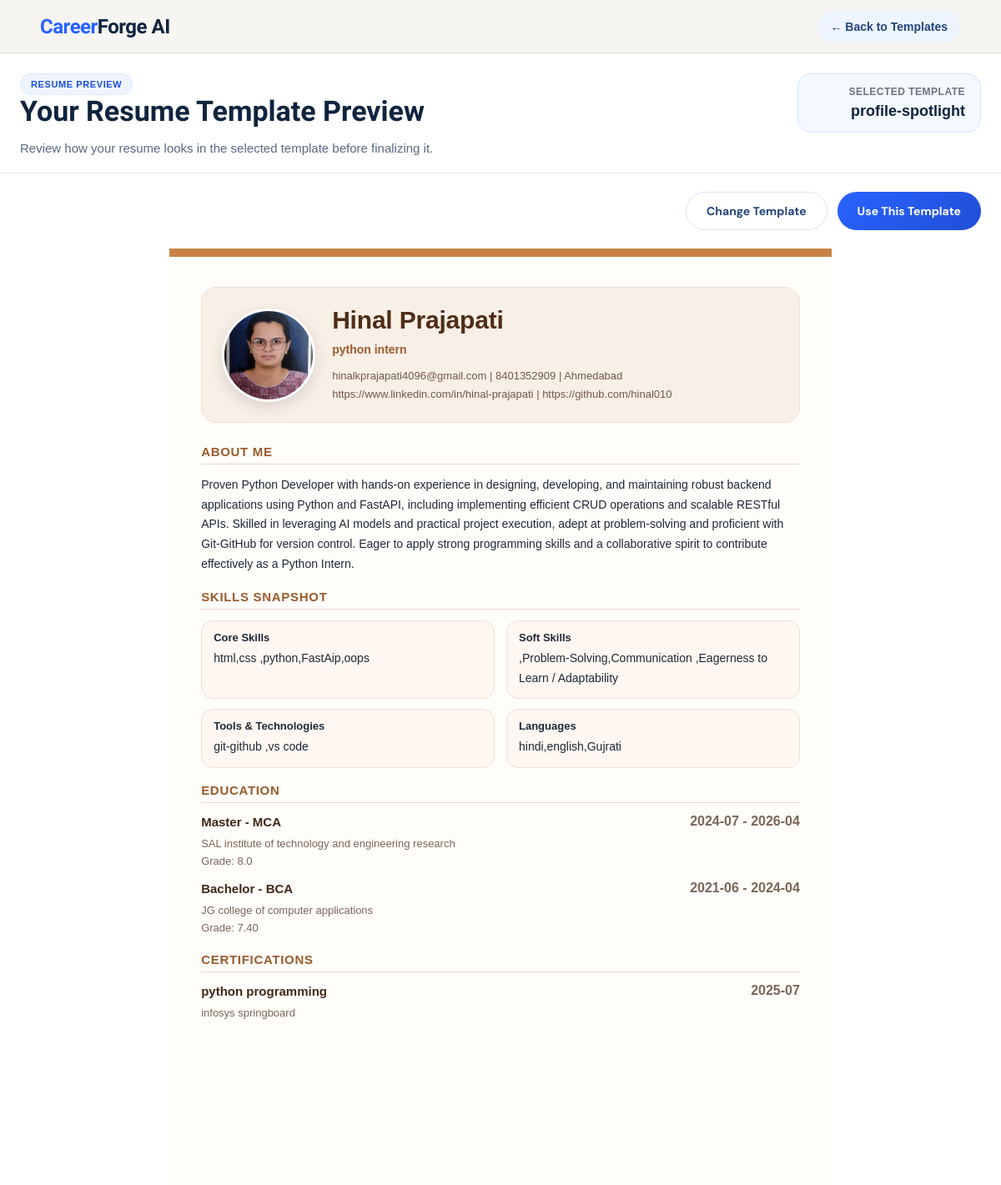
Page /resume_preview?template=profile-spotlight (signed in) on the earlier database version.
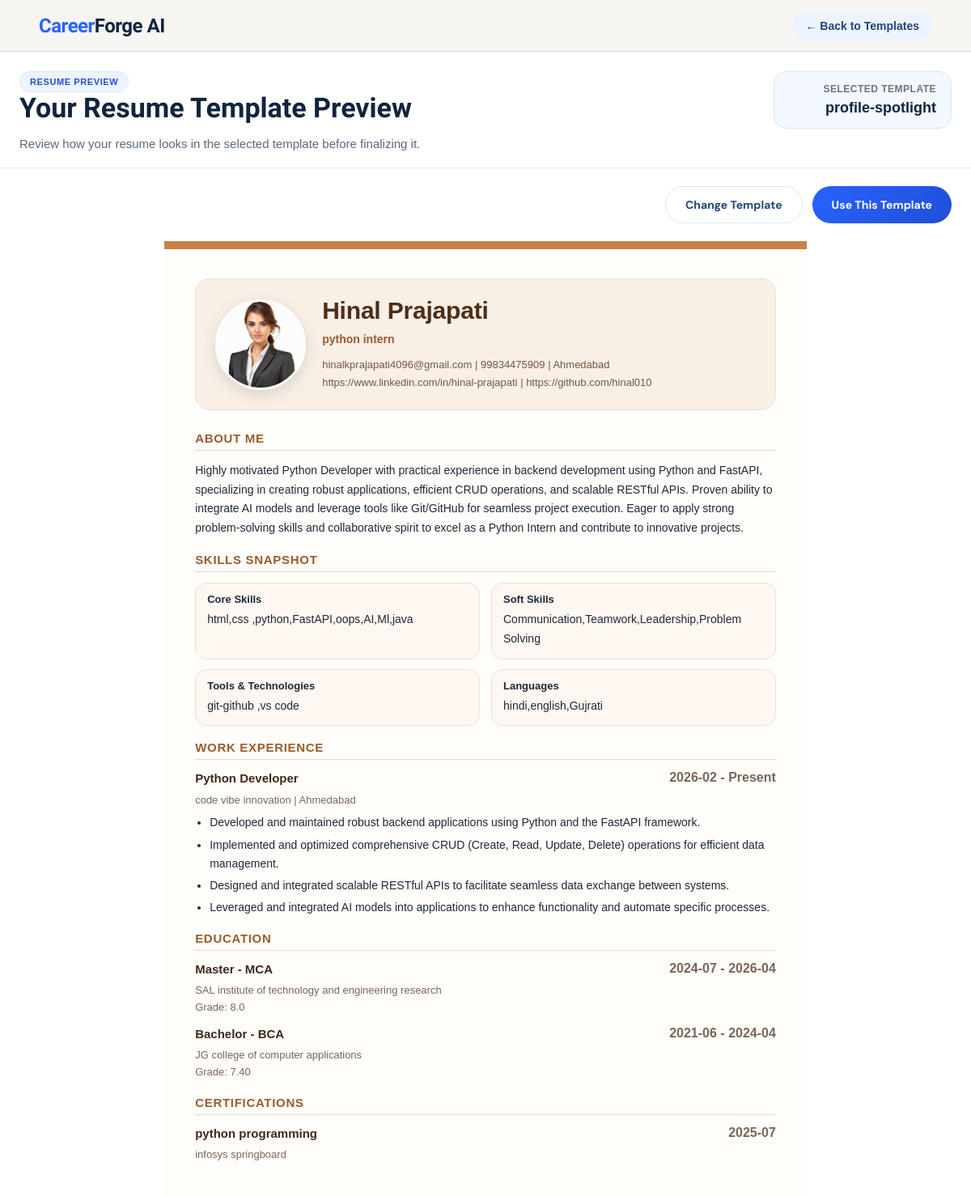
Same page on the later database version.
### tables this page shows
CREATE TABLE user_profile (
    id INTEGER PRIMARY KEY AUTOINCREMENT,
    user_id INTEGER UNIQUE,
    full_name TEXT,
    email TEXT,
    contact TEXT,
    location TEXT,
    country TEXT,
    linkedin TEXT,
    github TEXT,
    photo TEXT,
    FOREIGN KEY (user_id) REFERENCES users(id) ON DELETE CASCADE
);

CREATE TABLE professional_summary (
    id INTEGER PRIMARY KEY AUTOINCREMENT,
    user_id INTEGER UNIQUE,
    professional_summary TEXT,
    FOREIGN KEY (user_id) REFERENCES users(id) ON DELETE CASCADE
);

CREATE TABLE user_skills (
    id INTEGER PRIMARY KEY AUTOINCREMENT,
    user_id INTEGER UNIQUE,
    job_role_id INTEGER,
    custom_job_role TEXT,
    core_skills TEXT,
    soft_skills TEXT,
    tools_technologies TEXT,
    languages TEXT,
    missing_skills_suggestions TEXT,
    FOREIGN KEY (user_id) REFERENCES users(id) ON DELETE CASCADE,
    FOREIGN KEY (job_role_id) REFERENCES job_title_master(id)
);

CREATE TABLE education (
    id INTEGER PRIMARY KEY AUTOINCREMENT,
    user_id INTEGER NOT NULL,
    degree_id INTEGER,
    course_id INTEGER,
    institution_id INTEGER,
    location TEXT,
    start_month TEXT,
    end_month TEXT,
    grade TEXT, custom_degree TEXT, custom_course TEXT, custom_institution TEXT,
    FOREIGN KEY (user_id) REFERENCES users(id) ON DELETE CASCADE,
    FOREIGN KEY (degree_id) REFERENCES degree_master(id),
    FOREIGN KEY (course_id) REFERENCES course_master(id),
    FOREIGN KEY (institution_id) REFERENCES institute_master(id)
);

CREATE TABLE certification (
    id INTEGER PRIMARY KEY AUTOINCREMENT,
    user_id INTEGER NOT NULL,
    certificate_name TEXT NOT NULL,
    organization TEXT NOT NULL,
    certificate_date TEXT NOT NULL,
    FOREIGN KEY (user_id) REFERENCES users(id) ON DELETE CASCADE
);

CREATE TABLE experience (
    id INTEGER PRIMARY KEY AUTOINCREMENT,
    user_id INTEGER NOT NULL,
    job_title_id INTEGER,
    custom_job_title TEXT,
    experience_type_id INTEGER,
    company_name TEXT,
    location TEXT,
    start_month TEXT,
    end_month TEXT,
    currently_working INTEGER DEFAULT 0,
    description TEXT,
    FOREIGN KEY (user_id) REFERENCES users(id) ON DELETE CASCADE,
    FOREIGN KEY (job_title_id) REFERENCES job_title_master(id),
    FOREIGN KEY (experience_type_id) REFERENCES experience_type_master(id)
);

### main.py (the view)
@app.get("/resume_preview", response_class=HTMLResponse)
def resume_preview_page(
    request: Request,
    template: str = Query(None)
):
    user = require_login(request)
    if isinstance(user, RedirectResponse):
        return user
    template_map = {
        "classic-edge": "resume_templates/classic_edge.html",
        "nova-grid": "resume_templates/nova_grid.html",
        "profile-spotlight": "resume_templates/profile_spotlight.html",
        "pure-ats": "resume_templates/pure_ats.html",
        "executive-line": "resume_templates/executive_line.html",
        "soft-modern": "resume_templates/soft_modern.html",
    }
    selected_row = get_selected_template(user["id"])
    if template in template_map:
        selected_template_name = template
    elif selected_row and selected_row.get("template_name") in template_map:
        selected_template_name = selected_row["template_name"]
    else:
        selected_template_name = "classic-edge"
    template_file = template_map[selected_template_name]
    profile = get_user_profile(user["id"])
    educations = get_education(user["id"])
    experiences = get_experience(user["id"])
    skills = get_skills(user["id"])
    projects = get_projects(user["id"])
    certifications = get_certifications(user["id"])
    summary_row = get_professional_summary(user["id"])
    if skills:
        skills["job_role_text"] = get_job_role_text_from_skills(skills)
    show_experience = len(experiences) > 0 and user.get("is_fresher", 0) == 0
    return templates.TemplateResponse(
        request,
        "resume_preview.html",
        {
            "request": request,
            "user": user,
            "profile": profile,
            "educations": educations,
            "experiences": experiences,
            "show_experience": show_experience,
            "skills": skills,
            "projects": projects,
            "certifications": certifications,
            "saved_summary": summary_row["professional_summary"] if summary_row else "",
            "selected_template_name": selected_template_name,
            "template_file": template_file
        }
    )

### template/resume_preview.html (shortened to what this page needs)
<!DOCTYPE html>
<html lang="en">
<head>
    <link rel="stylesheet" href="/static/resume_preview.css">
    <link rel="stylesheet" href="/static/resume_pdf.css">
</head>
<body>
    <div class="page-wrapper">
        <header class="topbar">
            <div class="logo"><span>Career</span>Forge AI</div>
            <div class="topbar-actions">
                <a href="/choose_template" class="back-link">← Back to Templates</a>
            </div>
        </header>
        <section class="preview-header">
            <div class="preview-header-left">
                <p class="preview-badge">Resume Preview</p>
                <h1>Your Resume Template Preview</h1>
                <p class="preview-subtext">
                    Review how your resume looks in the selected template before finalizing it.
                </p>
            </div>
            <div class="preview-header-right">
                <div class="selected-template-box">
                    <span class="selected-label">Selected Template</span>
                    <strong id="selectedTemplateName">
                        {{ selected_template_name if selected_template_name else "classic-edge" }}
                    </strong>
                </div>
            </div>
        </section>
        <section class="preview-actions-bar">
            <button type="button" class="secondary-btn" onclick="window.location.href='/choose_template'">
                Change Template
            </button>
            <button type="button" class="primary-btn" onclick="useTemplate()">
                Use This Template
            </button>
        </section>
        <main class="preview-main">
            <div class="resume-shell">
                <div class="resume-paper template-{{ selected_template_name if selected_template_name else 'classic-edge' }}" id="resumePaper">
                    {% include template_file %}
                </div>
            </div>
        </main>
    </div>
</body>
</html>

### template/resume_templates/profile_spotlight.html (shortened to what the changed rows need)
<div class="resume-template profile-spotlight-template">
    <header class="spotlight-header">
        <div class="spotlight-left">
            {% if profile and profile.photo %}
            <div class="profile-photo-wrap">
                <img src="{{ profile.photo }}" alt="Profile Photo" class="profile-photo">
            </div>
            {% endif %}
        </div>
        <div class="spotlight-right">
            <h1>{{ profile.full_name if profile and profile.full_name else user.full_name }}</h1>
            <p class="headline-role">
                {% if skills and skills.job_role_text %}
                    {{ skills.job_role_text }}
                {% else %}
                    Professional Resume
                {% endif %}
            </p>
            <div class="resume-contact">
                {% if profile and profile.email %}<span>{{ profile.email }}</span>{% endif %}
                {% if profile and profile.contact %}<span> | {{ profile.contact }}</span>{% endif %}
                {% if profile and profile.location %}<span> | {{ profile.location }}</span>{% endif %}
            </div>
            <div class="resume-contact">
                {% if profile and profile.linkedin %}<span>{{ profile.linkedin }}</span>{% endif %}
                {% if profile and profile.github %}<span> | {{ profile.github }}</span>{% endif %}
            </div>
        </div>
    </header>
    {% if saved_summary %}
    <section class="resume-section">
        <h2>About Me</h2>
        <p>{{ saved_summary }}</p>
    </section>
    {% endif %}
    {% if skills %}
    <section class="resume-section">
        <h2>Skills Snapshot</h2>
        <div class="chip-grid">
            {% if skills.core_skills %}
            <div class="chip-block">
                <strong>Core Skills</strong>
                <p>{{ skills.core_skills }}</p>
            </div>
            {% endif %}
            {% if skills.soft_skills %}
            <div class="chip-block">
                <strong>Soft Skills</strong>
                <p>{{ skills.soft_skills }}</p>
            </div>
            {% endif %}
            {% if skills.tools_technologies %}
            <div class="chip-block">
                <strong>Tools & Technologies</strong>
                <p>{{ skills.tools_technologies }}</p>
            </div>
            {% endif %}
            {% if skills.languages %}
            <div class="chip-block">
                <strong>Languages</strong>
                <p>{{ skills.languages }}</p>
            </div>
            {% endif %}
        </div>
    </section>
    {% endif %}
    {% if show_experience %}
    <section class="resume-section">
        <h2>Work Experience</h2>
        {% for exp in experiences %}
        <div class="resume-item">
            <div class="item-row">
                <strong>
                    {% if exp.job_title_text %}
                        {{ exp.job_title_text }}
                    {% elif exp.job_title_name %}
                        {{ exp.job_title_name }}
                    {% elif exp.custom_job_title %}
                        {{ exp.custom_job_title }}
                    {% else %}
                        Job Title
                    {% endif %}
                </strong>
                <span>
                    {{ exp.start_month if exp.start_month else "" }}
                    {% if exp.start_month or exp.end_month or exp.currently_working %} - {% endif %}
                    {% if exp.currently_working %}
                        Present
                    {% else %}
                        {{ exp.end_month if exp.end_month else "Present" }}
                    {% endif %}
                </span>
            </div>
            <div class="item-sub">
                {{ exp.company_name if exp.company_name else "Company" }}
                {% if exp.location %} | {{ exp.location }}{% endif %}
            </div>
            {% if exp.description %}
            <ul class="resume-list">
                {% for line in exp.description.split('\n') %}
                    {% if line.strip() %}
                        <li>{{ line.strip().lstrip('-• ') }}</li>
                    {% endif %}
                {% endfor %}
            </ul>
            {% endif %}
        </div>
        {% endfor %}
    </section>
    {% endif %}
    {% if educations and educations|length > 0 %}
    <section class="resume-section">
        <h2>Education</h2>
        {% for edu in educations %}
        <div class="resume-item">
            <div class="item-row">
                <strong>
                    {% if edu.degree_text %}
                        {{ edu.degree_text }}
                    {% elif edu.degree_name %}
                        {{ edu.degree_name }}
                    {% endif %}
                    {% if edu.course_text %}
                        - {{ edu.course_text }}
                    {% elif edu.course_name %}
                        - {{ edu.course_name }}
                    {% endif %}
                </strong>
                <span>
                    {{ edu.start_month if edu.start_month else "" }}
                    {% if edu.start_month or edu.end_month %} - {% endif %}
                    {{ edu.end_month if edu.end_month else "Present" }}
                </span>
            </div>
            <div class="item-sub">
                {{ edu.institution_text if edu.institution_text else edu.institute_name if edu.institute_name else "Institution" }}
            </div>
            {% if edu.grade %}
            <div class="item-sub">Grade: {{ edu.grade }}</div>
            {% endif %}
        </div>
        {% endfor %}
    </section>
    {% endif %}
    {% if certifications and certifications|length > 0 %}
    <section class="resume-section">
        <h2>Certifications</h2>
        {% for cert in certifications %}
        <div class="resume-item">
            <div class="item-row">
                <strong>{{ cert.certificate_name }}</strong>
                {% if cert.certificate_date %}<span>{{ cert.certificate_date }}</span>{% endif %}
            </div>
            {% if cert.organization %}
            <div class="item-sub">{{ cert.organization }}</div>
            {% endif %}
        </div>
        {% endfor %}
    </section>
    {% endif %}
</div>

Differences in the rows shown:
changed user_profile "Hinal Prajapati": photo: a different picture; contact "8401352909" → "99834475909"
changed user_skills "python intern": core_skills "html,css ,python,FastAip,oops" → "html,css ,python,FastAPI,oops,AI,Ml,java"; soft_skills ",Problem-Solving,Communication ,Eagerness to Learn / Adaptability" → "Communication,Teamwork,Leadership,Problem Solving"
changed professional_summary: professional_summary "Proven Python Developer with hands-on experience in designing, developing, and maintaining robust backend applications using Python and FastAPI, including implementing efficient CRUD operations and scalable RESTful APIs. Skilled in leveraging AI models and practical project execution, adept at problem-solving and proficient with Git-GitHub for version control. Eager to apply strong programming skills and a collaborative spirit to contribute effectively as a Python Intern." → "Highly motivated Python Developer with practical experience in backend development using Python and FastAPI, specializing in creating robust applications, efficient CRUD operations, and scalable RESTful APIs. Proven ability to integrate AI models and leverage tools like Git/GitHub for seamless project execution. Eager to apply strong problem-solving skills and collaborative spirit to excel as a Python Intern and contribute to innovative projects."
now on this page (row unchanged): experience: job_title_name "Python Developer", start_month "2026-02", currently_working "Present", company_name "code vibe innovation", location "Ahmedabad", strip "Developed and maintained robust backend applications using Python and the FastAPI framework." "Implemented and optimized comprehensive CRUD (Create, Read, Update, Delete) operations for efficient data management." "Designed and integrated scalable RESTful APIs to facilitate seamless data exchange between systems." "Leveraged and integrated AI models into applications to enhance functionality and automate specific processes."
Other differences:
text now shown: "WORK EXPERIENCE"
